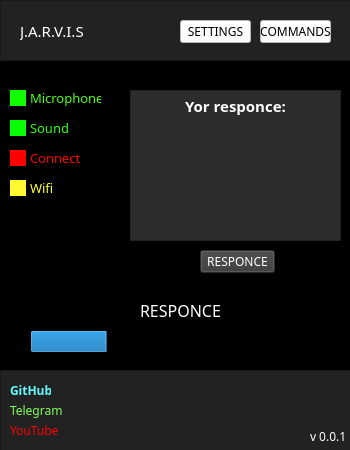
<?xml version="1.0" encoding="UTF-8"?>
<ui version="4.0">
 <class>MainWindow</class>
 <widget class="QMainWindow" name="MainWindow">
  <property name="geometry">
   <rect>
    <x>0</x>
    <y>0</y>
    <width>350</width>
    <height>450</height>
   </rect>
  </property>
  <property name="minimumSize">
   <size>
    <width>350</width>
    <height>450</height>
   </size>
  </property>
  <property name="maximumSize">
   <size>
    <width>350</width>
    <height>450</height>
   </size>
  </property>
  <property name="baseSize">
   <size>
    <width>150</width>
    <height>41</height>
   </size>
  </property>
  <property name="font">
   <font>
    <pointsize>8</pointsize>
    <weight>50</weight>
    <bold>false</bold>
   </font>
  </property>
  <property name="windowTitle">
   <string>J.A.R.V.I.S</string>
  </property>
  <property name="styleSheet">
   <string notr="true">background-color: rgb(0, 0, 0);</string>
  </property>
  <widget class="QWidget" name="centralwidget">
   <widget class="QFrame" name="UpSHAP">
    <property name="geometry">
     <rect>
      <x>0</x>
      <y>0</y>
      <width>351</width>
      <height>61</height>
     </rect>
    </property>
    <property name="styleSheet">
     <string notr="true">background-color: rgb(34, 34, 34);</string>
    </property>
    <property name="frameShape">
     <enum>QFrame::StyledPanel</enum>
    </property>
    <property name="frameShadow">
     <enum>QFrame::Raised</enum>
    </property>
    <widget class="QLabel" name="JARVIStext">
     <property name="geometry">
      <rect>
       <x>20</x>
       <y>20</y>
       <width>81</width>
       <height>21</height>
      </rect>
     </property>
     <property name="font">
      <font>
       <family>Bauhaus 93</family>
       <pointsize>11</pointsize>
      </font>
     </property>
     <property name="styleSheet">
      <string notr="true">color: rgb(255, 255, 255);</string>
     </property>
     <property name="text">
      <string>J.A.R.V.I.S</string>
     </property>
    </widget>
    <widget class="QPushButton" name="SettingsBTN">
     <property name="geometry">
      <rect>
       <x>180</x>
       <y>20</y>
       <width>71</width>
       <height>23</height>
      </rect>
     </property>
     <property name="font">
      <font>
       <family>Bauhaus 93</family>
      </font>
     </property>
     <property name="styleSheet">
      <string notr="true">background-color: rgb(255, 255, 255);</string>
     </property>
     <property name="text">
      <string>SETTINGS</string>
     </property>
    </widget>
    <widget class="QPushButton" name="CommandsBTN">
     <property name="geometry">
      <rect>
       <x>260</x>
       <y>20</y>
       <width>71</width>
       <height>23</height>
      </rect>
     </property>
     <property name="font">
      <font>
       <family>Bauhaus 93</family>
      </font>
     </property>
     <property name="styleSheet">
      <string notr="true">background-color: rgb(255, 255, 255);</string>
     </property>
     <property name="text">
      <string>COMMANDS</string>
     </property>
    </widget>
   </widget>
   <widget class="QFrame" name="DownSHAP">
    <property name="geometry">
     <rect>
      <x>0</x>
      <y>370</y>
      <width>351</width>
      <height>81</height>
     </rect>
    </property>
    <property name="styleSheet">
     <string notr="true">background-color: rgb(34, 34, 34);</string>
    </property>
    <property name="frameShape">
     <enum>QFrame::StyledPanel</enum>
    </property>
    <property name="frameShadow">
     <enum>QFrame::Raised</enum>
    </property>
    <widget class="QLabel" name="Version">
     <property name="geometry">
      <rect>
       <x>310</x>
       <y>60</y>
       <width>47</width>
       <height>13</height>
      </rect>
     </property>
     <property name="font">
      <font>
       <family>Bauhaus 93</family>
      </font>
     </property>
     <property name="styleSheet">
      <string notr="true">color: rgb(255, 255, 255);</string>
     </property>
     <property name="text">
      <string>v 0.0.1</string>
     </property>
    </widget>
    <widget class="QLabel" name="GitHubURL">
     <property name="geometry">
      <rect>
       <x>10</x>
       <y>10</y>
       <width>41</width>
       <height>21</height>
      </rect>
     </property>
     <property name="font">
      <font>
       <family>Berlin Sans FB Demi</family>
       <pointsize>9</pointsize>
       <weight>75</weight>
       <bold>true</bold>
      </font>
     </property>
     <property name="styleSheet">
      <string notr="true">color: rgb(97, 253, 255);</string>
     </property>
     <property name="text">
      <string>GitHub</string>
     </property>
    </widget>
    <widget class="QLabel" name="TelegramURL">
     <property name="geometry">
      <rect>
       <x>10</x>
       <y>30</y>
       <width>61</width>
       <height>21</height>
      </rect>
     </property>
     <property name="font">
      <font>
       <family>Bauhaus 93</family>
       <pointsize>9</pointsize>
      </font>
     </property>
     <property name="styleSheet">
      <string notr="true">color: rgb(129, 255, 90);</string>
     </property>
     <property name="text">
      <string>Telegram</string>
     </property>
    </widget>
    <widget class="QLabel" name="YouTubeURL">
     <property name="geometry">
      <rect>
       <x>10</x>
       <y>50</y>
       <width>61</width>
       <height>21</height>
      </rect>
     </property>
     <property name="font">
      <font>
       <family>Bauhaus 93</family>
       <pointsize>9</pointsize>
      </font>
     </property>
     <property name="styleSheet">
      <string notr="true">color: rgb(255, 0, 0);</string>
     </property>
     <property name="text">
      <string>YouTube</string>
     </property>
    </widget>
   </widget>
   <widget class="QLabel" name="MicLED">
    <property name="geometry">
     <rect>
      <x>10</x>
      <y>90</y>
      <width>16</width>
      <height>16</height>
     </rect>
    </property>
    <property name="minimumSize">
     <size>
      <width>16</width>
      <height>16</height>
     </size>
    </property>
    <property name="styleSheet">
     <string notr="true">background-color: rgb(18, 255, 1);</string>
    </property>
    <property name="text">
     <string/>
    </property>
   </widget>
   <widget class="QLabel" name="ConnectLED">
    <property name="geometry">
     <rect>
      <x>10</x>
      <y>150</y>
      <width>16</width>
      <height>16</height>
     </rect>
    </property>
    <property name="minimumSize">
     <size>
      <width>16</width>
      <height>16</height>
     </size>
    </property>
    <property name="styleSheet">
     <string notr="true">background-color: rgb(255, 0, 0);</string>
    </property>
    <property name="text">
     <string/>
    </property>
   </widget>
   <widget class="QLabel" name="WifiLED">
    <property name="geometry">
     <rect>
      <x>10</x>
      <y>180</y>
      <width>16</width>
      <height>16</height>
     </rect>
    </property>
    <property name="minimumSize">
     <size>
      <width>16</width>
      <height>16</height>
     </size>
    </property>
    <property name="styleSheet">
     <string notr="true">background-color: rgb(255, 249, 52);</string>
    </property>
    <property name="text">
     <string/>
    </property>
   </widget>
   <widget class="QLabel" name="mic">
    <property name="geometry">
     <rect>
      <x>30</x>
      <y>90</y>
      <width>71</width>
      <height>16</height>
     </rect>
    </property>
    <property name="font">
     <font>
      <family>Bauhaus 93</family>
      <pointsize>10</pointsize>
     </font>
    </property>
    <property name="styleSheet">
     <string notr="true">color: rgb(82, 255, 19);</string>
    </property>
    <property name="text">
     <string>Microphone</string>
    </property>
   </widget>
   <widget class="QLabel" name="Connect">
    <property name="geometry">
     <rect>
      <x>30</x>
      <y>150</y>
      <width>71</width>
      <height>16</height>
     </rect>
    </property>
    <property name="font">
     <font>
      <family>Bauhaus 93</family>
      <pointsize>10</pointsize>
     </font>
    </property>
    <property name="styleSheet">
     <string notr="true">color: rgb(255, 0, 0);</string>
    </property>
    <property name="text">
     <string>Connect</string>
    </property>
   </widget>
   <widget class="QLabel" name="Wifi">
    <property name="geometry">
     <rect>
      <x>30</x>
      <y>180</y>
      <width>31</width>
      <height>16</height>
     </rect>
    </property>
    <property name="font">
     <font>
      <family>Bauhaus 93</family>
      <pointsize>10</pointsize>
     </font>
    </property>
    <property name="styleSheet">
     <string notr="true">color: rgb(252, 255, 48);</string>
    </property>
    <property name="text">
     <string>Wifi</string>
    </property>
   </widget>
   <widget class="QProgressBar" name="progressBar">
    <property name="geometry">
     <rect>
      <x>30</x>
      <y>330</y>
      <width>321</width>
      <height>23</height>
     </rect>
    </property>
    <property name="value">
     <number>24</number>
    </property>
   </widget>
   <widget class="QLabel" name="RESPONCE">
    <property name="geometry">
     <rect>
      <x>140</x>
      <y>300</y>
      <width>81</width>
      <height>20</height>
     </rect>
    </property>
    <property name="font">
     <font>
      <family>Bauhaus 93</family>
      <pointsize>12</pointsize>
     </font>
    </property>
    <property name="styleSheet">
     <string notr="true">color: rgb(255, 255, 255);</string>
    </property>
    <property name="text">
     <string>RESPONCE</string>
    </property>
   </widget>
   <widget class="QLabel" name="SoundLED">
    <property name="geometry">
     <rect>
      <x>10</x>
      <y>120</y>
      <width>16</width>
      <height>16</height>
     </rect>
    </property>
    <property name="minimumSize">
     <size>
      <width>16</width>
      <height>16</height>
     </size>
    </property>
    <property name="styleSheet">
     <string notr="true">background-color: rgb(9, 255, 5);</string>
    </property>
    <property name="text">
     <string/>
    </property>
   </widget>
   <widget class="QLabel" name="Sound">
    <property name="geometry">
     <rect>
      <x>30</x>
      <y>120</y>
      <width>41</width>
      <height>16</height>
     </rect>
    </property>
    <property name="font">
     <font>
      <family>Bauhaus 93</family>
      <pointsize>10</pointsize>
     </font>
    </property>
    <property name="styleSheet">
     <string notr="true">color: rgb(42, 255, 10);</string>
    </property>
    <property name="text">
     <string>Sound</string>
    </property>
   </widget>
   <widget class="QTextEdit" name="textEdit">
    <property name="geometry">
     <rect>
      <x>130</x>
      <y>90</y>
      <width>211</width>
      <height>151</height>
     </rect>
    </property>
    <property name="font">
     <font>
      <family>Bauhaus 93</family>
      <pointsize>11</pointsize>
     </font>
    </property>
    <property name="styleSheet">
     <string notr="true">color: rgb(255, 255, 255);
background-color: rgb(44, 44, 44);</string>
    </property>
    <property name="html">
     <string>&lt;!DOCTYPE HTML PUBLIC &quot;-//W3C//DTD HTML 4.0//EN&quot; &quot;http://www.w3.org/TR/REC-html40/strict.dtd&quot;&gt;
&lt;html&gt;&lt;head&gt;&lt;meta name=&quot;qrichtext&quot; content=&quot;1&quot; /&gt;&lt;style type=&quot;text/css&quot;&gt;
p, li { white-space: pre-wrap; }
&lt;/style&gt;&lt;/head&gt;&lt;body style=&quot; font-family:'Bauhaus 93'; font-size:11pt; font-weight:400; font-style:normal;&quot;&gt;
&lt;p align=&quot;center&quot; style=&quot; margin-top:0px; margin-bottom:0px; margin-left:0px; margin-right:0px; -qt-block-indent:0; text-indent:0px;&quot;&gt;&lt;span style=&quot; font-family:'MS Shell Dlg 2'; font-weight:600; color:#ffffff;&quot;&gt;Yor responce:&lt;/span&gt;&lt;/p&gt;&lt;/body&gt;&lt;/html&gt;</string>
    </property>
   </widget>
   <widget class="QPushButton" name="pushButton">
    <property name="geometry">
     <rect>
      <x>200</x>
      <y>250</y>
      <width>75</width>
      <height>23</height>
     </rect>
    </property>
    <property name="font">
     <font>
      <family>Bauhaus 93</family>
     </font>
    </property>
    <property name="styleSheet">
     <string notr="true">background-color: rgb(57, 57, 57);
color: rgb(255, 255, 255);</string>
    </property>
    <property name="text">
     <string>RESPONCE</string>
    </property>
   </widget>
  </widget>
 </widget>
 <resources/>
 <connections/>
</ui>
